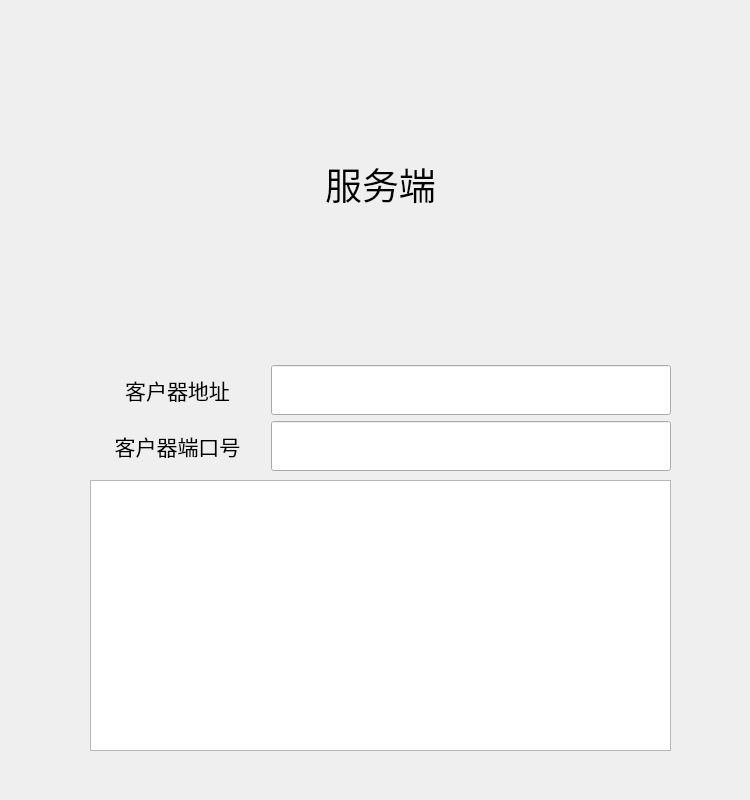
<?xml version="1.0" encoding="UTF-8"?>
<ui version="4.0">
 <class>Widget</class>
 <widget class="QWidget" name="Widget">
  <property name="geometry">
   <rect>
    <x>0</x>
    <y>0</y>
    <width>750</width>
    <height>800</height>
   </rect>
  </property>
  <property name="windowTitle">
   <string>Widget</string>
  </property>
  <widget class="QWidget" name="layoutWidget">
   <property name="geometry">
    <rect>
     <x>90</x>
     <y>10</y>
     <width>581</width>
     <height>461</height>
    </rect>
   </property>
   <layout class="QVBoxLayout" name="verticalLayout" stretch="2,1,1">
    <property name="sizeConstraint">
     <enum>QLayout::SetDefaultConstraint</enum>
    </property>
    <item>
     <widget class="QLabel" name="label">
      <property name="text">
       <string>&lt;html&gt;&lt;head/&gt;&lt;body&gt;&lt;p align=&quot;center&quot;&gt;&lt;span style=&quot; font-size:28pt;&quot;&gt;服务端&lt;/span&gt;&lt;/p&gt;&lt;/body&gt;&lt;/html&gt;</string>
      </property>
     </widget>
    </item>
    <item>
     <layout class="QHBoxLayout" name="horizontalLayout_2">
      <item>
       <widget class="QLabel" name="label_2">
        <property name="text">
         <string>&lt;html&gt;&lt;head/&gt;&lt;body&gt;&lt;p align=&quot;center&quot;&gt;&lt;span style=&quot; font-size:16pt;&quot;&gt;客户器地址&lt;/span&gt;&lt;/p&gt;&lt;/body&gt;&lt;/html&gt;</string>
        </property>
       </widget>
      </item>
      <item>
       <widget class="QLineEdit" name="lineEdit_ip">
        <property name="minimumSize">
         <size>
          <width>400</width>
          <height>50</height>
         </size>
        </property>
        <property name="maximumSize">
         <size>
          <width>400</width>
          <height>50</height>
         </size>
        </property>
       </widget>
      </item>
     </layout>
    </item>
    <item>
     <layout class="QHBoxLayout" name="horizontalLayout">
      <item>
       <widget class="QLabel" name="label_3">
        <property name="text">
         <string>&lt;html&gt;&lt;head/&gt;&lt;body&gt;&lt;p align=&quot;center&quot;&gt;&lt;span style=&quot; font-size:16pt;&quot;&gt;客户器端口号&lt;/span&gt;&lt;/p&gt;&lt;/body&gt;&lt;/html&gt;</string>
        </property>
       </widget>
      </item>
      <item>
       <widget class="QLineEdit" name="lineEdit_port">
        <property name="minimumSize">
         <size>
          <width>400</width>
          <height>50</height>
         </size>
        </property>
        <property name="maximumSize">
         <size>
          <width>400</width>
          <height>50</height>
         </size>
        </property>
       </widget>
      </item>
     </layout>
    </item>
   </layout>
  </widget>
  <widget class="QTextEdit" name="textEdit">
   <property name="geometry">
    <rect>
     <x>90</x>
     <y>480</y>
     <width>581</width>
     <height>271</height>
    </rect>
   </property>
  </widget>
 </widget>
 <resources/>
 <connections/>
</ui>
